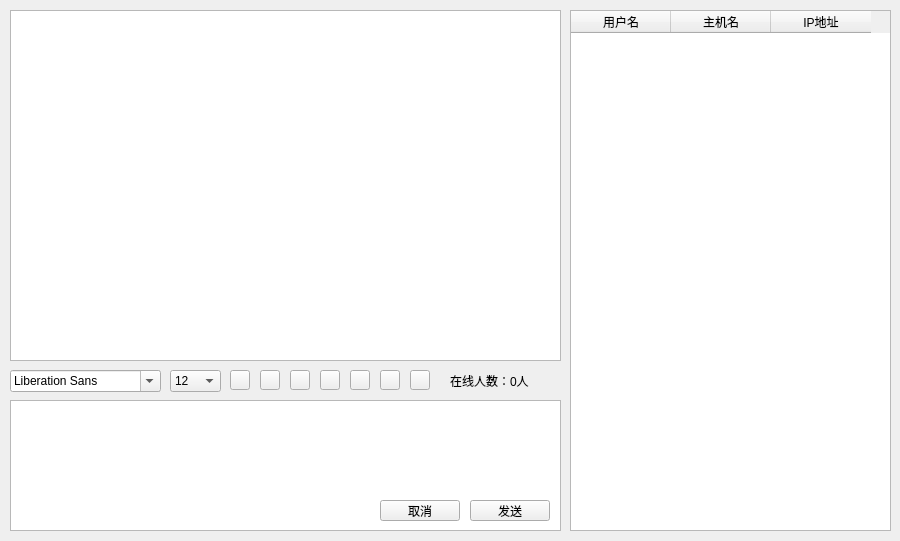
<?xml version="1.0" encoding="UTF-8"?>
<ui version="4.0">
 <class>ChatSystem</class>
 <widget class="QMainWindow" name="ChatSystem">
  <property name="geometry">
   <rect>
    <x>0</x>
    <y>0</y>
    <width>900</width>
    <height>541</height>
   </rect>
  </property>
  <property name="sizePolicy">
   <sizepolicy hsizetype="Fixed" vsizetype="Fixed">
    <horstretch>0</horstretch>
    <verstretch>0</verstretch>
   </sizepolicy>
  </property>
  <property name="minimumSize">
   <size>
    <width>900</width>
    <height>541</height>
   </size>
  </property>
  <property name="maximumSize">
   <size>
    <width>900</width>
    <height>541</height>
   </size>
  </property>
  <property name="windowTitle">
   <string>局域网聊天室</string>
  </property>
  <property name="windowIcon">
   <iconset resource="images.qrc">
    <normaloff>:/new/tools/images/logo.ico</normaloff>:/new/tools/images/logo.ico</iconset>
  </property>
  <widget class="QWidget" name="centralWidget">
   <widget class="QTableWidget" name="userTableWidget">
    <property name="geometry">
     <rect>
      <x>570</x>
      <y>10</y>
      <width>321</width>
      <height>521</height>
     </rect>
    </property>
    <property name="selectionMode">
     <enum>QAbstractItemView::SingleSelection</enum>
    </property>
    <property name="selectionBehavior">
     <enum>QAbstractItemView::SelectRows</enum>
    </property>
    <property name="showGrid">
     <bool>false</bool>
    </property>
    <column>
     <property name="text">
      <string>用户名</string>
     </property>
     <property name="font">
      <font>
       <kerning>true</kerning>
      </font>
     </property>
    </column>
    <column>
     <property name="text">
      <string>主机名</string>
     </property>
    </column>
    <column>
     <property name="text">
      <string>IP地址</string>
     </property>
    </column>
   </widget>
   <widget class="QToolButton" name="sendToolBtn">
    <property name="geometry">
     <rect>
      <x>350</x>
      <y>370</y>
      <width>20</width>
      <height>20</height>
     </rect>
    </property>
    <property name="styleSheet">
     <string notr="true">background-image:url(:/new/tools/images/send.png)</string>
    </property>
    <property name="text">
     <string/>
    </property>
    <property name="iconSize">
     <size>
      <width>16</width>
      <height>16</height>
     </size>
    </property>
   </widget>
   <widget class="QTextBrowser" name="messageBrowser">
    <property name="geometry">
     <rect>
      <x>10</x>
      <y>10</y>
      <width>551</width>
      <height>351</height>
     </rect>
    </property>
   </widget>
   <widget class="QComboBox" name="sizeComboBox">
    <property name="geometry">
     <rect>
      <x>170</x>
      <y>370</y>
      <width>51</width>
      <height>22</height>
     </rect>
    </property>
    <property name="currentIndex">
     <number>3</number>
    </property>
    <item>
     <property name="text">
      <string>9</string>
     </property>
    </item>
    <item>
     <property name="text">
      <string>10</string>
     </property>
    </item>
    <item>
     <property name="text">
      <string>11</string>
     </property>
    </item>
    <item>
     <property name="text">
      <string>12</string>
     </property>
    </item>
    <item>
     <property name="text">
      <string>13</string>
     </property>
    </item>
    <item>
     <property name="text">
      <string>14</string>
     </property>
    </item>
    <item>
     <property name="text">
      <string>15</string>
     </property>
    </item>
    <item>
     <property name="text">
      <string>16</string>
     </property>
    </item>
    <item>
     <property name="text">
      <string>17</string>
     </property>
    </item>
    <item>
     <property name="text">
      <string>18</string>
     </property>
    </item>
    <item>
     <property name="text">
      <string>19</string>
     </property>
    </item>
    <item>
     <property name="text">
      <string>20</string>
     </property>
    </item>
   </widget>
   <widget class="QToolButton" name="italicToolBtn">
    <property name="geometry">
     <rect>
      <x>260</x>
      <y>370</y>
      <width>20</width>
      <height>20</height>
     </rect>
    </property>
    <property name="styleSheet">
     <string notr="true">background-image:url(:/new/tools/images/italic.png)</string>
    </property>
    <property name="text">
     <string/>
    </property>
    <property name="iconSize">
     <size>
      <width>16</width>
      <height>16</height>
     </size>
    </property>
    <property name="checkable">
     <bool>true</bool>
    </property>
   </widget>
   <widget class="QTextEdit" name="messageTextEdit">
    <property name="geometry">
     <rect>
      <x>10</x>
      <y>400</y>
      <width>551</width>
      <height>131</height>
     </rect>
    </property>
   </widget>
   <widget class="QToolButton" name="clearToolBtn">
    <property name="geometry">
     <rect>
      <x>410</x>
      <y>370</y>
      <width>20</width>
      <height>20</height>
     </rect>
    </property>
    <property name="styleSheet">
     <string notr="true">background-image:url(:/new/tools/images/clear.png)</string>
    </property>
    <property name="text">
     <string/>
    </property>
    <property name="iconSize">
     <size>
      <width>16</width>
      <height>16</height>
     </size>
    </property>
   </widget>
   <widget class="QToolButton" name="colorToolBtn">
    <property name="geometry">
     <rect>
      <x>320</x>
      <y>370</y>
      <width>20</width>
      <height>20</height>
     </rect>
    </property>
    <property name="styleSheet">
     <string notr="true">background-image:url(:/new/tools/images/color.png)</string>
    </property>
    <property name="text">
     <string/>
    </property>
    <property name="iconSize">
     <size>
      <width>16</width>
      <height>16</height>
     </size>
    </property>
   </widget>
   <widget class="QLabel" name="userNumLabel">
    <property name="geometry">
     <rect>
      <x>450</x>
      <y>370</y>
      <width>111</width>
      <height>21</height>
     </rect>
    </property>
    <property name="text">
     <string>在线人数：0人</string>
    </property>
   </widget>
   <widget class="QFontComboBox" name="fontComboBox">
    <property name="geometry">
     <rect>
      <x>10</x>
      <y>370</y>
      <width>151</width>
      <height>22</height>
     </rect>
    </property>
   </widget>
   <widget class="QToolButton" name="underlineToolBtn">
    <property name="geometry">
     <rect>
      <x>290</x>
      <y>370</y>
      <width>20</width>
      <height>20</height>
     </rect>
    </property>
    <property name="styleSheet">
     <string notr="true">background-image:url(:/new/tools/images/under.png)</string>
    </property>
    <property name="text">
     <string/>
    </property>
    <property name="iconSize">
     <size>
      <width>16</width>
      <height>16</height>
     </size>
    </property>
    <property name="checkable">
     <bool>true</bool>
    </property>
   </widget>
   <widget class="QToolButton" name="saveToolBtn">
    <property name="geometry">
     <rect>
      <x>380</x>
      <y>370</y>
      <width>20</width>
      <height>20</height>
     </rect>
    </property>
    <property name="styleSheet">
     <string notr="true">background-image:url(:/new/tools/images/save.png)</string>
    </property>
    <property name="text">
     <string/>
    </property>
    <property name="iconSize">
     <size>
      <width>16</width>
      <height>16</height>
     </size>
    </property>
   </widget>
   <widget class="QToolButton" name="boldToolBtn">
    <property name="geometry">
     <rect>
      <x>230</x>
      <y>370</y>
      <width>20</width>
      <height>20</height>
     </rect>
    </property>
    <property name="styleSheet">
     <string notr="true">background-image:url(:/new/tools/images/bold.png)</string>
    </property>
    <property name="text">
     <string/>
    </property>
    <property name="iconSize">
     <size>
      <width>16</width>
      <height>16</height>
     </size>
    </property>
    <property name="checkable">
     <bool>true</bool>
    </property>
    <property name="autoRaise">
     <bool>false</bool>
    </property>
   </widget>
   <widget class="QPushButton" name="exitBtn">
    <property name="geometry">
     <rect>
      <x>380</x>
      <y>500</y>
      <width>80</width>
      <height>21</height>
     </rect>
    </property>
    <property name="text">
     <string>取消</string>
    </property>
   </widget>
   <widget class="QPushButton" name="sendBtn">
    <property name="geometry">
     <rect>
      <x>470</x>
      <y>500</y>
      <width>80</width>
      <height>21</height>
     </rect>
    </property>
    <property name="text">
     <string>发送</string>
    </property>
   </widget>
  </widget>
 </widget>
 <layoutdefault spacing="6" margin="11"/>
 <resources>
  <include location="images.qrc"/>
 </resources>
 <connections/>
</ui>
